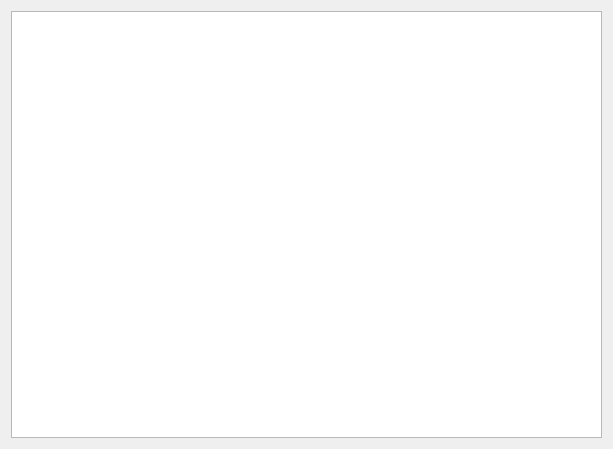
<?xml version="1.0" encoding="UTF-8"?>
<ui version="4.0">
 <class>widgetLSTModules</class>
 <widget class="QWidget" name="widgetLSTModules">
  <property name="geometry">
   <rect>
    <x>0</x>
    <y>0</y>
    <width>613</width>
    <height>449</height>
   </rect>
  </property>
  <property name="windowTitle">
   <string>Form</string>
  </property>
  <layout class="QVBoxLayout" name="verticalLayout">
   <item>
    <widget class="QListWidget" name="lwModules"/>
   </item>
  </layout>
 </widget>
 <resources/>
 <connections/>
</ui>
